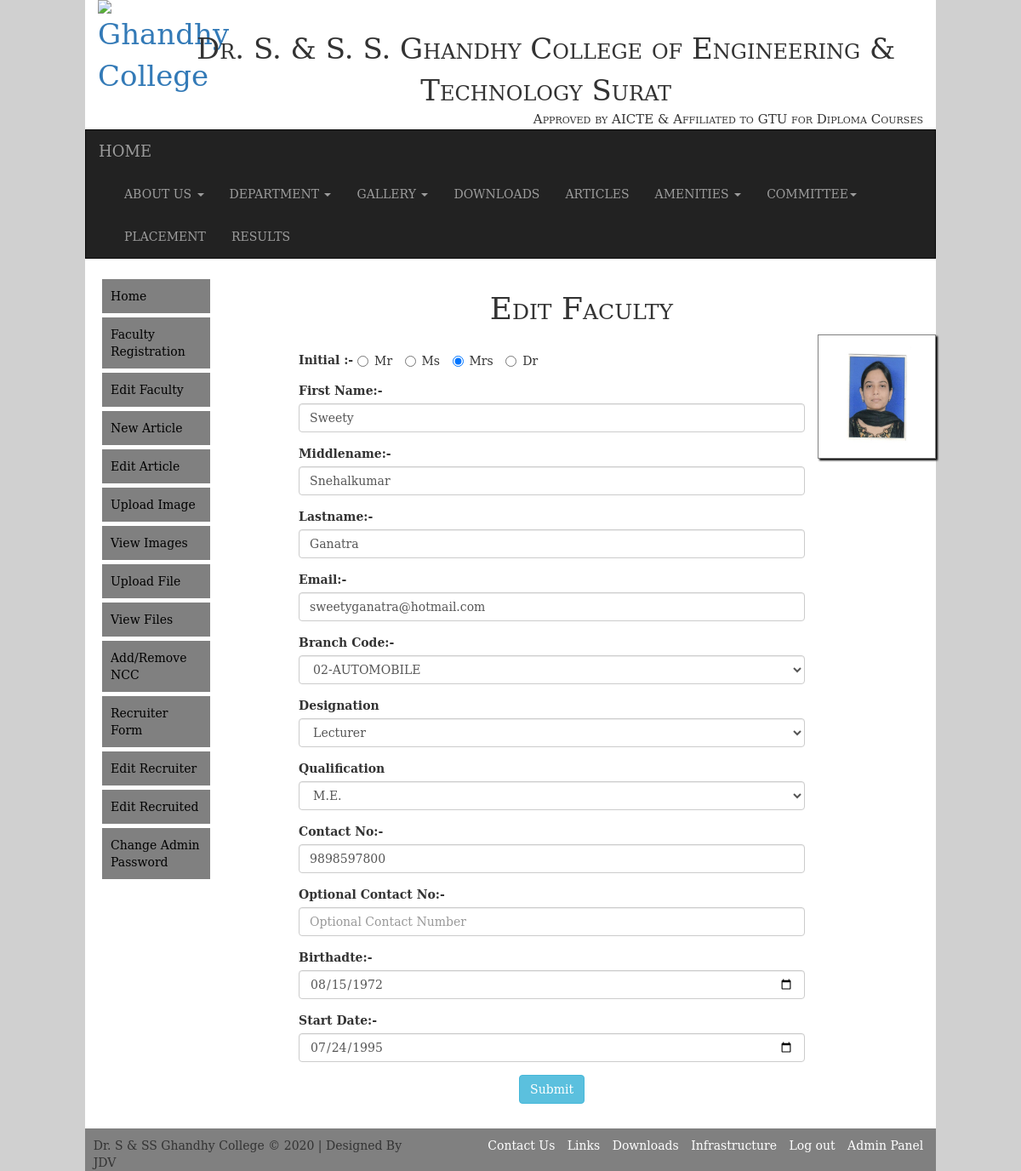
The app's page /edit_faculty_reg.php?id=137 (signed in) with its own data.
### tables this page shows
CREATE TABLE IF NOT EXISTS `clg_faculty` (
  `id` int(11) NOT NULL,
  `fname` varchar(50) NOT NULL,
  `mname` varchar(50) NOT NULL,
  `lname` varchar(50) NOT NULL,
  `email` varchar(100) NOT NULL,
  `branch_code` int(2) NOT NULL,
  `post` varchar(15) NOT NULL,
  `qualification` varchar(25) NOT NULL,
  `contact` varchar(10) NOT NULL,
  `ocontact` varchar(10) NOT NULL,
  `gender` varchar(10) NOT NULL,
  `profile_img` varchar(2000) NOT NULL,
  `birthdate` date NOT NULL,
  `start_date` date NOT NULL
);

### edit_faculty_reg.php (the view, shortened to what this page needs)
<?php
	$display=mysql_query("select * from clg_faculty where id='$_REQUEST[id]'");
	$display1=mysql_fetch_array($display);
?>
<!doctype html>
<html>
<head>
<link rel="stylesheet" href="bootstrap/css/bootstrap.min.css">
<link href="bootstrap/css/style.css" rel="stylesheet">
</head>
<body>
    <div class="container-fluid">
		<div class="row">
            <div class="col-md-10" style="background:white;">
            <header>
                <?php require_once('header.php'); ?>
            </header>
            <section>
                <article>
                	<div class="row">
       					<div class="col-md-2 col-sm-2 col-xs-12 admin_sidemenu">
                        	<?php
								require_once('adminsidemenu.php');
							?>
                        </div>
                	<div class="col-md-10 col-sm-10 col-xs-12" >
                        <div class="row">
                        <div class="col-md-12 col-sm-12 col-xs-10" >
            <center><h1 style="font-variant:small-caps;">Edit Faculty </h1></center>
            <div class="row">
            	<div class="col-md-offset-1 col-md-9" >
                	                	<form  action="" method="post"  enctype="multipart/form-data" name="form" class="forleftlabel">
                                        <br>
                                        <div class="form-group">
                                        <label for="gender" style="float:left;">Initial :-&nbsp; </label>
                                        <div class="radio-inline" >
    									<input type="radio" name="gender" value="Mr." required data-toggle="tooltip" title="MR" <?php if($display1[10]=="Mr.") echo "checked"; ?>> Mr
                                		</div>
                                        <div class="radio-inline">
    									<input type="radio" name="gender" value="Ms." required data-toggle="tooltip" title="MS" <?php if($display1[10]=="Ms.") echo "checked"; ?>> Ms
                                		</div>
                                        <div class="radio-inline">
    									<input type="radio" name="gender" value="Mrs." required data-toggle="tooltip" title="MRS" <?php if($display1[10]=="Mrs.") echo "checked"; ?>> Mrs
                                		</div>
                                        <div class="radio-inline">
    									<input type="radio" name="gender" value="Dr." required data-toggle="tooltip" title="DR" <?php if($display1[10]=="Dr.") echo "checked"; ?>> Dr
                                		</div>
                            			</div>
                      					<div class="form-group">
                                        <label for="fname" style="float:left;">First Name:-</label>
                                        <input autofocus type="text" name="fname" placeholder="First Name" class="form-control" data-toggle="tooltip" maxlength="25" required pattern="[a-zA-Z]{0,25}$" title="Enter Less Than 25 Alphabets."  onkeypress="return AllowAlphabet(event)" value="<?php echo $display1[1];?>">
                            	        </div>
                                        <div class="form-group">
                                        <label for="middlename" style="float:left;">Middlename:-</label>
                                        <input type="text" name="mname" placeholder="Middle Name" class="form-control" maxlength="25"  required pattern="[a-zA-Z]{0,25}$" data-toggle="tooltip" title="Enter Less Than 25 Alphabets." onkeypress="return AllowAlphabet(event)" value="<?php echo $display1[2];?>">
                                    	</div>
                                        <div class="form-group">
                                        <label for="lname" style="float:left;">Lastname:-</label>
                                        <input type="text" name="lname" placeholder="Last Name" class="form-control" maxlength="25" required pattern="[a-zA-Z]{0,25}$" data-toggle="tooltip" title="Enter Less Than 25 Alphabets." onkeypress="return AllowAlphabet(event)" value="<?php echo $display1[3];?>">
                                    	</div>
                                        <div class="form-group">
                                        <label for="email" style="float:left;">Email:-</label>
                                       	<input type="email" name="email" id="email" placeholder="abc@example.com" class="form-control" pattern="^\S+@+\S+\.+\S+$" data-toggle="tooltip" title="Enter Email " value="<?php echo $display1[4];?>">
                                    	</div>
                                        <div class="form-group">
                                        <label for="branch_code" style="float:left;">Branch Code:-</label>
                                        <select name="branch_code" id="branch_code" class="form-control" required data-toggle="tooltip" title="Branch Code">
                                            <optgroup label="Select Branch Code">
                                                <option <?php if($display1[5]=="2"){ ?>selected<?php }?>>02-AUTOMOBILE</option>
                                            </optgroup>
                                        </select>
                                    	</div>
                                        <div class="form-group">
                                        <label for="post" style="float:left;">Designation</label>
                                        <select name="post" id="post" class="form-control" required  data-toggle="tooltip" title="Designation">
                                            <optgroup label="Select Post">
                                                <option  <?php if($display1[6]=="Lecturer"){ ?>selected<?php }?>>Lecturer</option>
                                            </optgroup>
                                        </select>
                                    	</div>
                                        <div class="form-group">
                                        <label for="Qualification" style="float:left;">Qualification</label>
                                        <select name="qualification" id="qualification" class="form-control" required  data-toggle="tooltip"  title="Qualification">
                                            <optgroup label="Select Qualification">
                                                <option <?php if($display1[7]=="M.E."){?>selected<?php }?>>M.E.</option>
											</optgroup>
                                        </select>
                                    	</div>
                                        <div class="form-group">
                                        <label for="contact" style="float:left;">Contact No:-</label>
                                        <input type="text" name="contact" maxlength="10" placeholder="Contact Number" class="form-control" pattern="[0-9]{10}" data-toggle="tooltip" title="Enter 10 Digit Contact Number." onKeyPress="return isNumberKey(event)" value="<?php echo $display1[8];?>">
                                    	</div>
                                        <div class="form-group">
                                        <label for="ocontact" style="float:left;">Optional Contact No:-</label>
                                        <input type="text" name="ocontact" maxlength="10" placeholder="Optional Contact Number" class="form-control" pattern="[0-9]{10}" data-toggle="tooltip" title="Enter 10 Digit Contact Number" onKeyPress="return isNumberKey(event)" value="<?php echo $display1[9];?>">
                                    	</div>
                              		   <div class="form-group">
                                        <label for="bdte" style="float:left;">Birthadte:-</label>
                                        <input type="date" name="birthdate" class="form-control" required data-toggle="tooltip" title="Birthdate" value="<?php echo $display1[12];?>">
                                    	</div>
                                    	<div class="form-group">
                                        <label for="st_date" style="float:left;">Start Date:-</label>
                                        <input type="date" name="start_date" class="form-control" required data-toggle="tooltip" title="Start Date" value="<?php echo $display1[13];?>">
                                        </div>
                                        <center><input type="submit" value="Submit" class="btn btn-info" name="update"></center>
                            </form>
                </div>
              <div class="col-md-2 col-sm-2 col-xs-2" style="text-align:center;border:1px solid grey;box-shadow:2px 2px 2px black;cursor:pointer;">
					<center>
                        <img src="profile_img\<?php echo $display1[11];?>" class="img-responsive" alt="<?php echo $display1[1] ?>" style="width:150px;max-height:200px;;padding:10px;" onClick="profile_image_change('open');">
                    </center>
                </div>
             </div>
                    </div>
                    </div>
                </div>
                	</div>
                </article>
            </section>
           <footer>
           		<?php require_once('footer.php'); ?>
           </footer>
           </div>
    </div>
	</div>
</body>
</html>

### records on screen
clg_faculty: gender "☑", fname "Sweety", mname "Snehalkumar", lname "Ganatra", email "sweetyganatra@hotmail.com", branch_code "02-AUTOMOBILE", post "Lecturer", qualification "M.E.", contact "9898597800", birthdate "08/15/1972", start_date "07/24/1995", profile_img (picture)

### other values on screen
$s['year'] "2020"
